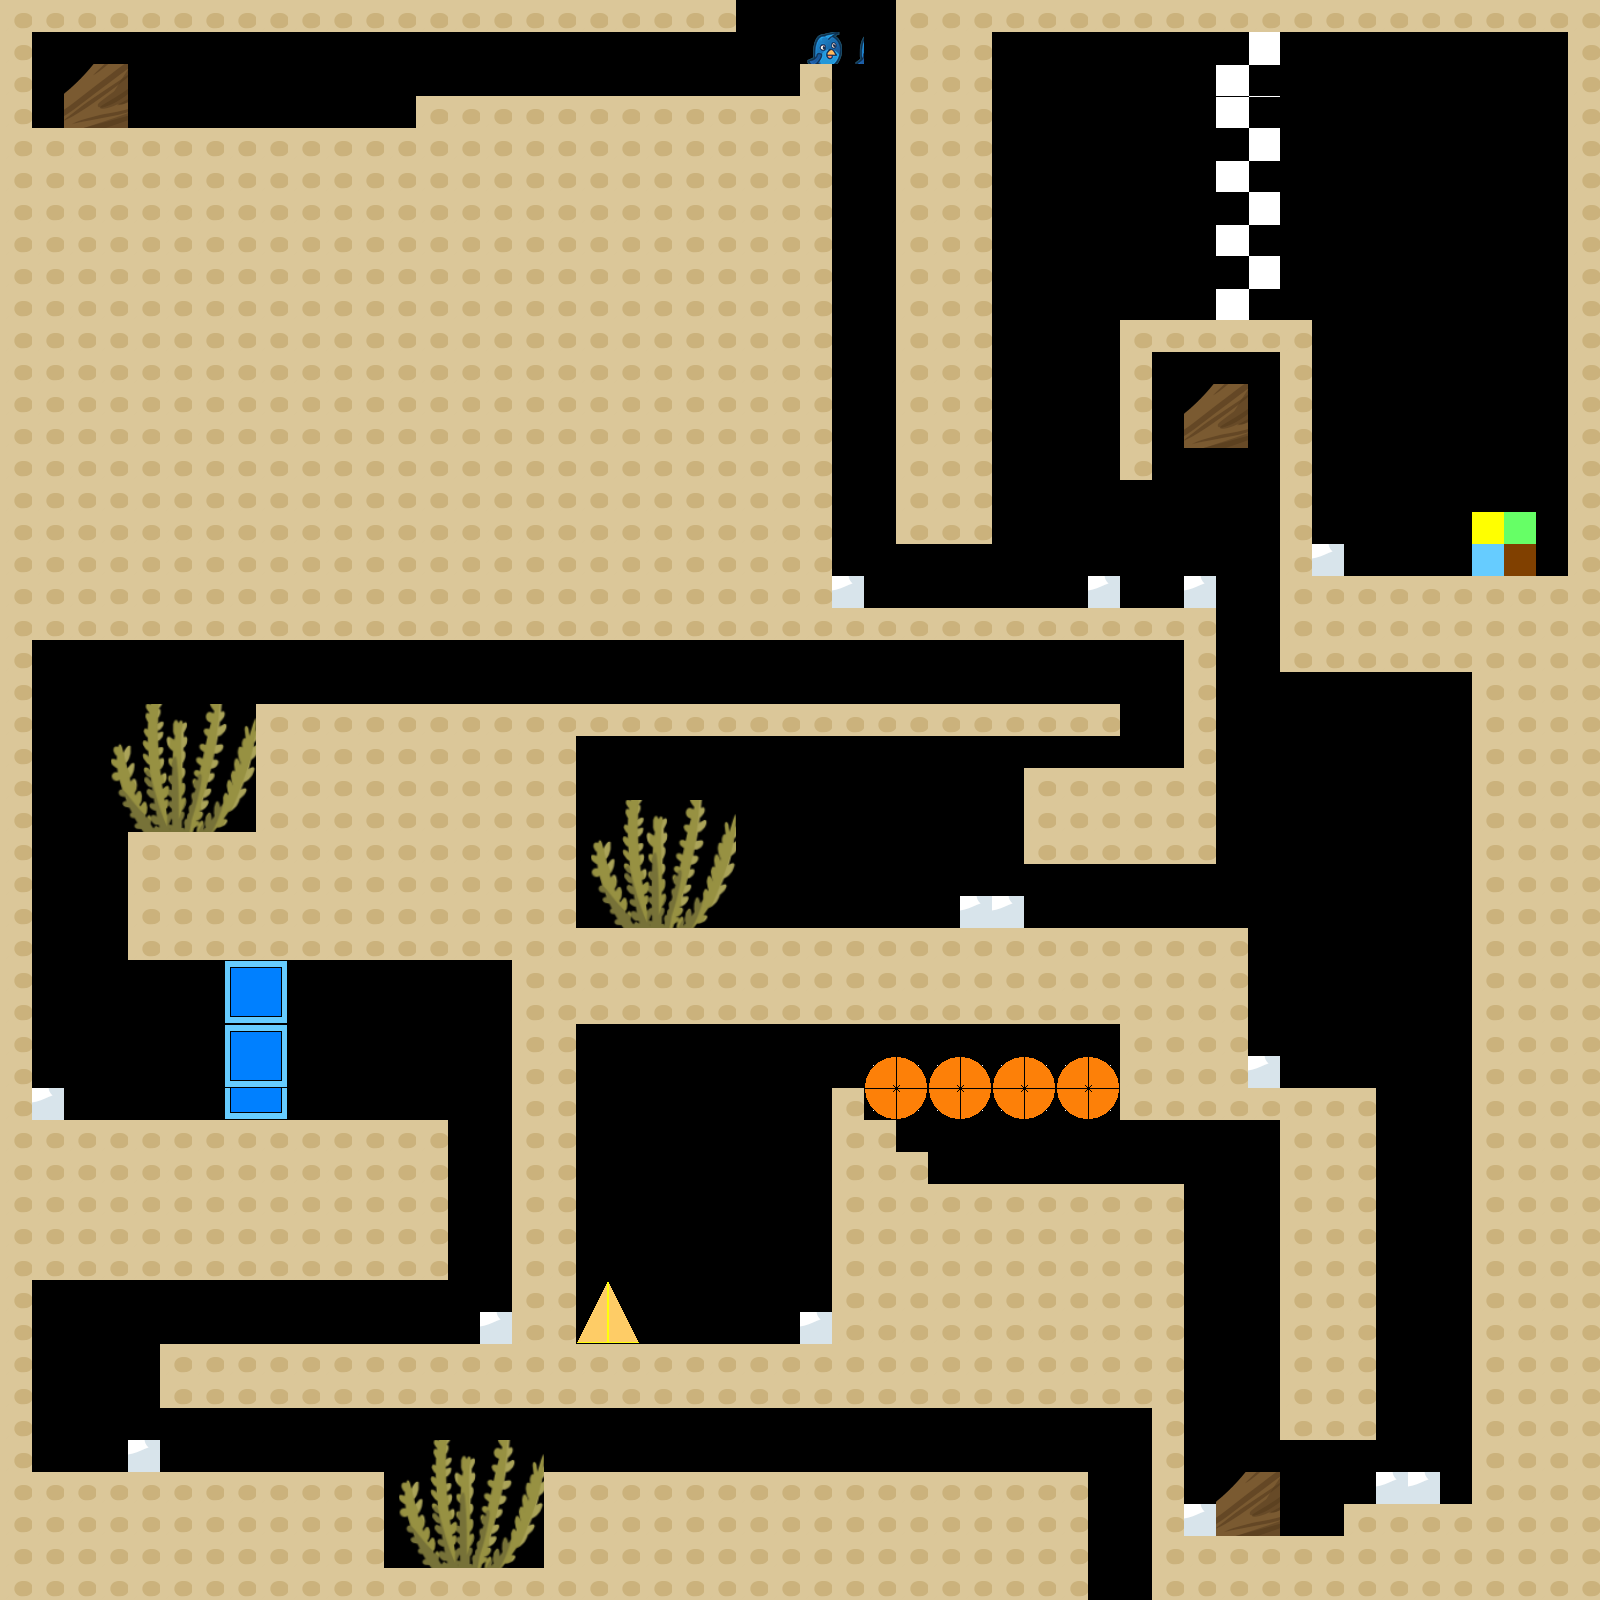

A level layout from a 2D game, rendered from its tile map. Below: a short description, then the map file with tile-grid data replaced by summaries:
An orthogonal 50x50 tile map with 32x32 px tiles, 11 tile layers (turret, lever, puzzle solution, bridge, ...), 10 tilesets.

<map version="1.10" tiledversion="1.10.2" orientation="orthogonal" renderorder="right-down" width="50" height="50" tilewidth="32" tileheight="32" infinite="0" nextlayerid="16" nextobjectid="4">
 <tileset firstgid="1" name="DOOR" tilewidth="32" tileheight="32" tilecount="4" columns="2">
  <image source="square.png" width="64" height="64" />
 </tileset>
 <tileset firstgid="5" name="FLOOR_EDGES" tilewidth="32" tileheight="32" tilecount="25" columns="5">
  <image source="floor_tile_1.png" width="180" height="180" />
 </tileset>
 <tileset firstgid="30" name="PLAYER" tilewidth="32" tileheight="32" tilecount="10" columns="10">
  <image source="barry.png" width="336" height="48" />
 </tileset>
 <tileset firstgid="40" name="BRANC_COLLECTIBLE_BUILD_BRIDGE" tilewidth="32" tileheight="32" tilecount="1089" columns="33">
  <image source="branch_dark.png" width="1080" height="1080" />
 </tileset>
 <tileset firstgid="1129" name="PUZZLE" tilewidth="32" tileheight="32" tilecount="4" columns="2">
  <image source="circle.png" width="64" height="64" />
 </tileset>
 <tileset firstgid="1133" name="brige" tilewidth="32" tileheight="32" tilecount="4" columns="2">
  <image source="checkers.png" width="64" height="64" />
 </tileset>
 <tileset firstgid="1137" name="lever" tilewidth="32" tileheight="32" tilecount="4" columns="2">
  <image source="triangle.png" width="64" height="64" />
 </tileset>
 <tileset firstgid="1141" name="PUZZLE_SOLUTION" tilewidth="32" tileheight="32" tilecount="4" columns="2">
  <image source="colors.png" width="64" height="64" />
 </tileset>
 <tileset firstgid="1145" name="JUMP_SPRING" tilewidth="32" tileheight="32" tilecount="25" columns="5">
  <image source="cloud_tile_2.png" width="180" height="180" />
 </tileset>
 <tileset firstgid="1170" name="TURRET" tilewidth="32" tileheight="32" tilecount="25" columns="5">
  <image source="shrub_tile.png" width="180" height="180" />
 </tileset>
 <layer id="15" name="turret" width="50" height="50">
  <data>[2500 cells, 60 non-empty, 20 distinct tile ids]</data>
 </layer>
 <layer id="11" name="lever" width="50" height="50">
  <data>[2500 cells, 4 non-empty, 4 distinct tile ids]</data>
 </layer>
 <layer id="12" name="puzzle solution" width="50" height="50">
  <data>[2500 cells, 4 non-empty, 4 distinct tile ids]</data>
 </layer>
 <layer id="9" name="bridge" width="50" height="50">
  <data>[2500 cells, 18 non-empty, 4 distinct tile ids]</data>
 </layer>
 <layer id="8" name="door" width="50" height="50">
  <data>[2500 cells, 10 non-empty, 4 distinct tile ids]</data>
 </layer>
 <layer id="7" name="puzzle" width="50" height="50">
  <data>[2500 cells, 16 non-empty, 4 distinct tile ids]</data>
 </layer>
 <layer id="3" name="background" width="50" height="50">
  <data>[2500 cells, 0 non-empty, 0 distinct tile ids]</data>
 </layer>
 <layer id="6" name="collectible branch" width="50" height="50">
  <data>[2500 cells, 13 non-empty, 5 distinct tile ids]</data>
 </layer>
 <layer id="4" name="player" width="50" height="50">
  <data>[2500 cells, 2 non-empty, 2 distinct tile ids]</data>
 </layer>
 <layer id="14" name="jump spring" width="50" height="50">
  <data>[2500 cells, 14 non-empty, 1 distinct tile ids]</data>
 </layer>
 <layer id="5" name="foreground" width="50" height="50">
  <data>[2500 cells, 1351 non-empty, 1 distinct tile ids]</data>
 </layer>
</map>
